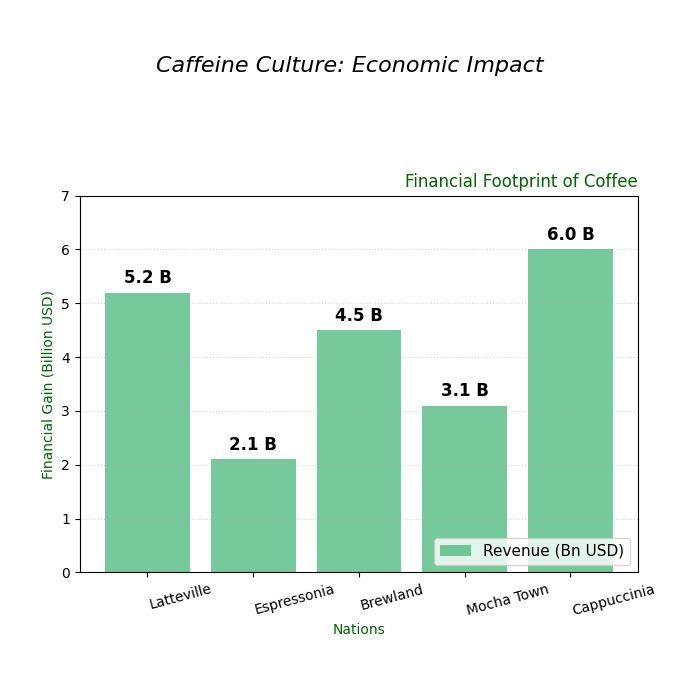

Reproduce this figure in Python.
import matplotlib.pyplot as plt
import numpy as np

countries = ['Latteville', 'Espressonia', 'Brewland', 'Mocha Town', 'Cappuccinia']
economic_impact = [5.2, 2.1, 4.5, 3.1, 6.0]  

x_pos = np.arange(len(countries))
width = 0.35

fig, ax = plt.subplots(figsize=(7, 7))
fig.suptitle('Caffeine Culture: Economic Impact', fontsize=16, fontstyle='italic', y=0.92)

bars = ax.bar(x_pos, economic_impact, color='mediumseagreen', alpha=0.7, label='Revenue (Bn USD)')

for bar in bars:
    yval = bar.get_height()
    ax.text(bar.get_x() + bar.get_width()/2, yval + 0.1, f'{yval} B', ha='center', va='bottom', fontsize=12, fontweight='bold')

ax.set_title('Financial Footprint of Coffee', fontsize=12, color='darkgreen', loc='right')
ax.set_xlabel('Nations', fontsize=10, color='darkgreen')
ax.set_ylabel('Financial Gain (Billion USD)', fontsize=10, color='darkgreen')
ax.set_xticks(x_pos)
ax.set_xticklabels(countries, fontsize=10, rotation=15, ha='left')
ax.set_ylim(0, 7)

ax.grid(axis='y', linestyle=':', alpha=0.5)

ax.legend(loc='lower right', fontsize=11)

plt.tight_layout(pad=3.0, rect=[0, 0.03, 1, 0.90])

plt.show()
